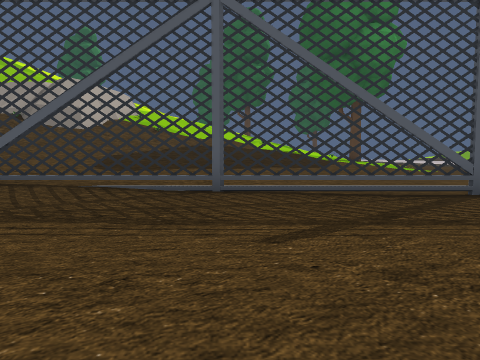
View 1 (above)

24 first-person views from a walk through a 3-D level made in the Unity game engine. The camera is 1.3 m above the floor, tilts 4° down and sees 70° across. Doors are open. The floor is counted in squares, 2 m on a side. Each view is taken from the middle of a square. On the plan, view 1 faces up. The plan holds only what a view shows up to about 10 squares ahead; the rest is blank. The place goes on beyond the plan. The player character is not drawn. Some animated figures are left out. Some surface patterns are stand-ins.

View 2
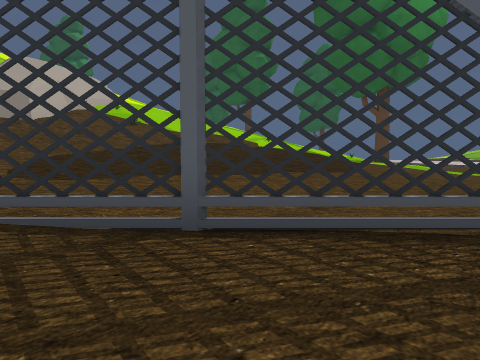

View 3
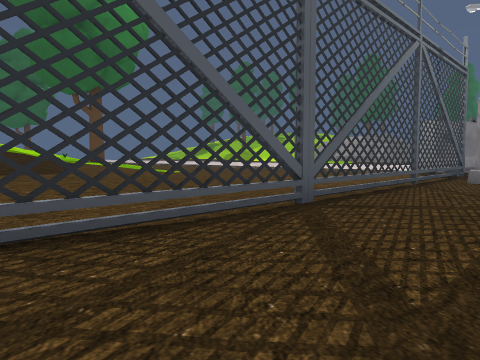

View 4
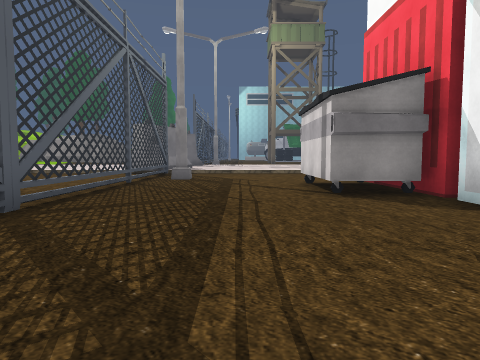

View 5
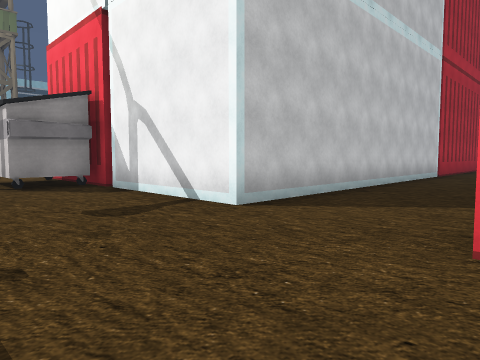

View 6
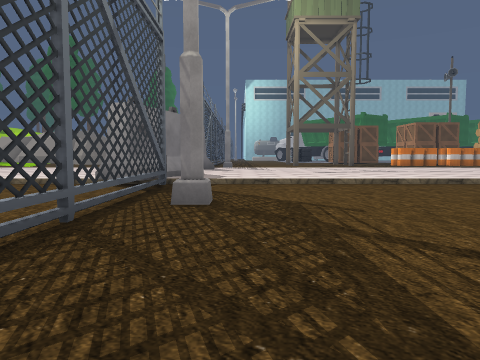

View 7
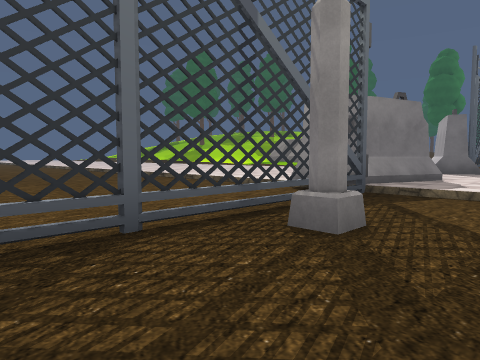

View 8
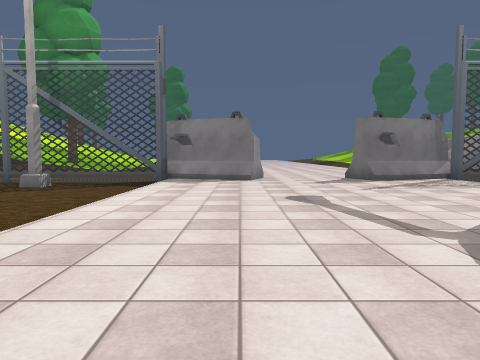

View 9
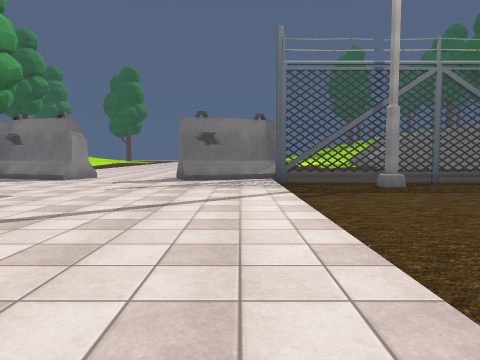

View 10
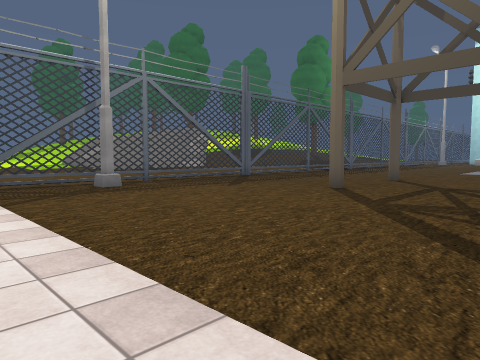

View 11
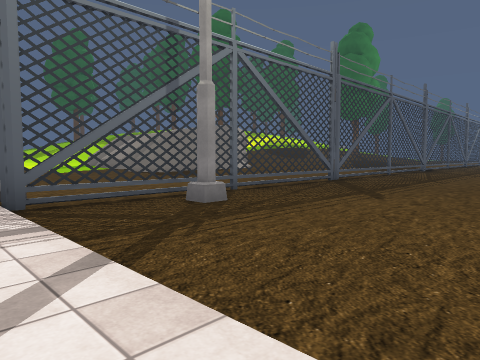

View 12
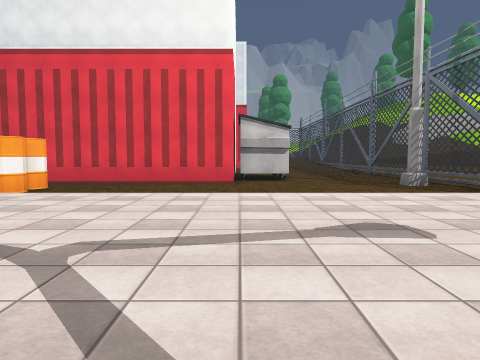

View 13
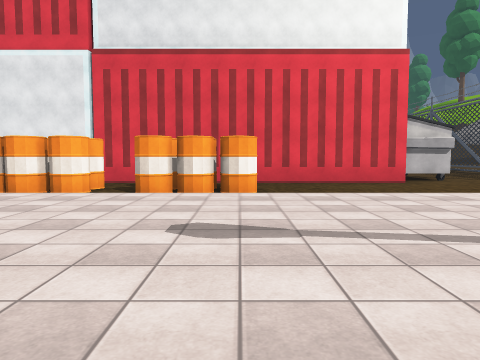

View 14
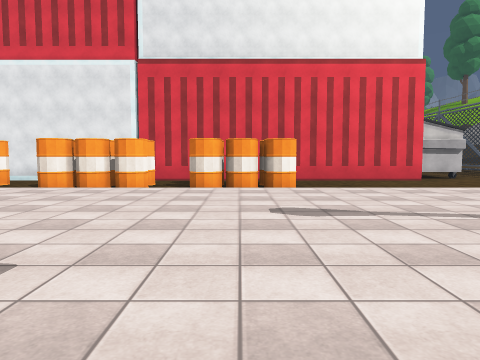

View 15
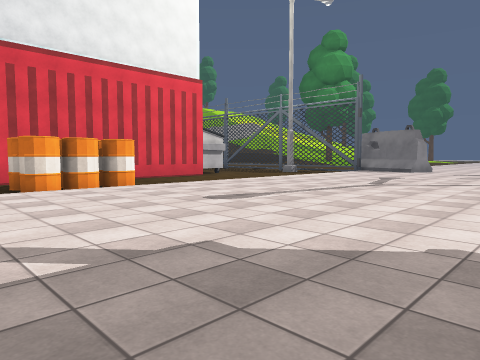

View 16
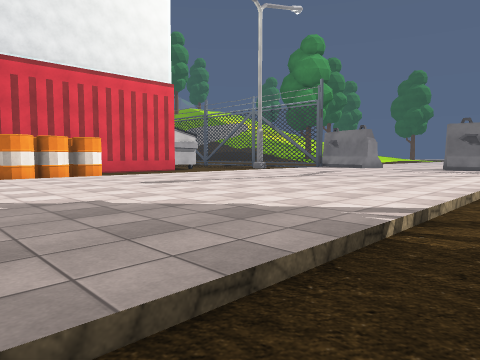

View 17
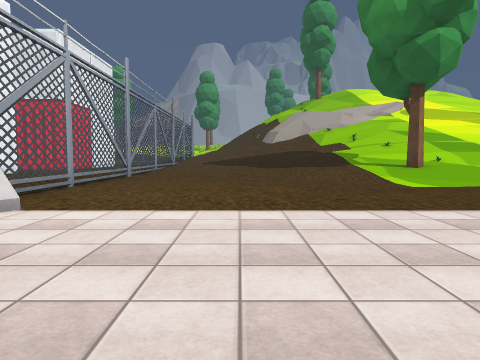

View 18
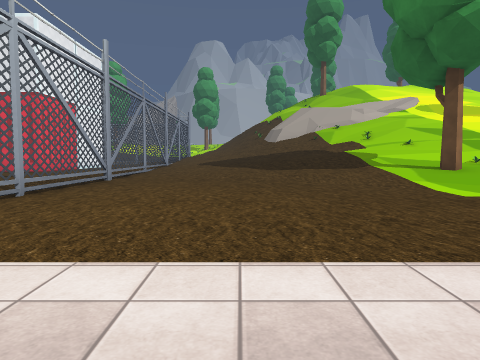

View 19
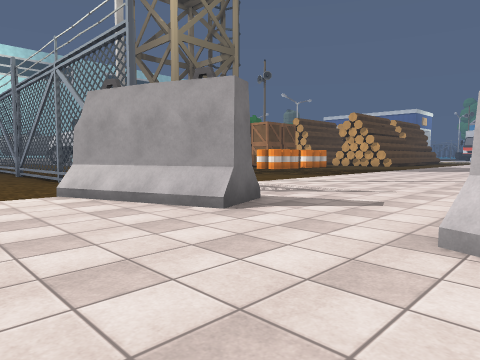

View 20
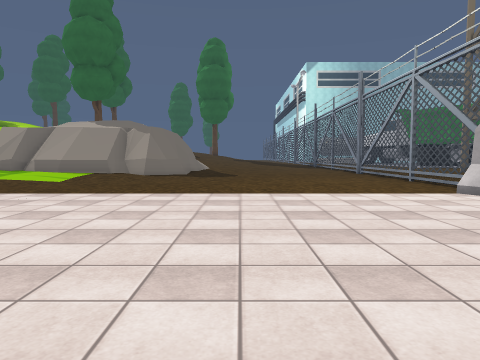

View 21
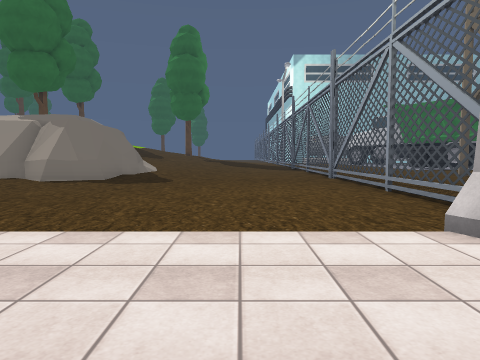

View 22
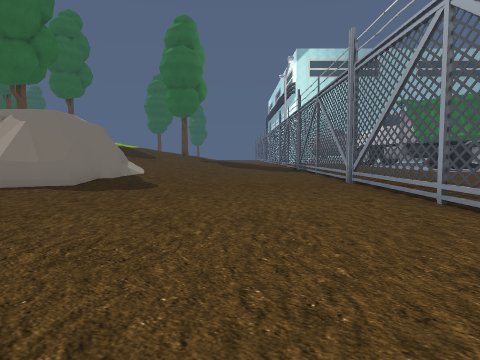

View 23
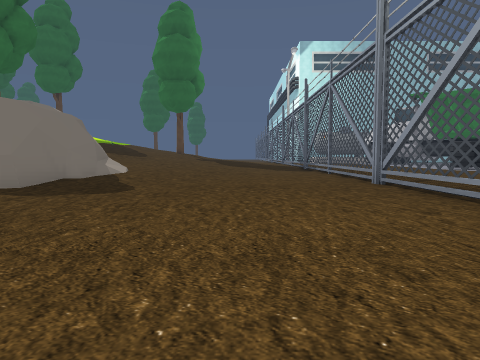

View 24
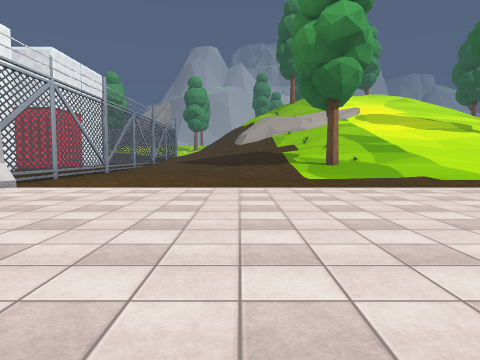

### Floor plan
Key: @ floor where view 1 was taken; # wall or solid block; . main floor; : floor 0.25 m higher than the main floor; / step, stairs or slope; = window, fence, low wall or low ledge; ^ raised ledge; T thing the floor can be seen under or through; R tree; O other object.
Columns run from 6 left of view 1 to 32 right of it. Each row starts with its distance up from view 1.
 16            R//...../::      ....  ^
 15            ///...../:::   :/.....:^
 14         // ///...../:::::::/......#####
 13 /////////////....../:::::::/.......////
 12 =//// //////......./:::::::/.........:/
 11 ///////////......../:::::::/...........
 10 ///////////......../:::::::/...........
  9 //////////........./:::::::/...........
  8 ////////:........../:::::::/...........
  7  //////............#O:::::/#...........
  6   #/##TTTTTTTTTT.TT##O::OO#TTTTTTTTT###
  5   :::...........T..///:::O:/..........
  4    ................/:::::::/..........
  3     .............../:::::::/..........
  2     .............../:::::::/..........
  1     ........##O..../:::::::/........
  0     #.@.....###..../:::::::/......#..
 -1      ...##### ##.../:::::::/..........
 -2      ...#      #.../:::::::/..........
 -3      ...#      #.../:::::::/......
 -4      ...#      #.../:::::::/..
 -5      ...#      #.OO/:::::::/
 -6       ..#      #.OO/:::::::/.
 -7       ..#      #.OO/:::::::/.
 -8       ..#      #.../:::::::/.
 -9                # OO/:::::::/.

Positions as (right, up) in squares from view 1, and headings:
1: (0, 0), facing up
2: (0, 3), facing up
3: (0, 3), facing up-right
4: (0, 3), facing right
5: (-2, 3), facing down-right
6: (5, 4), facing right
7: (7, 3), facing up-right
8: (15, -4), facing up
9: (20, -4), facing up
10: (20, -4), facing up-right
11: (20, 0), facing up-right
12: (19, 0), facing left
13: (19, -5), facing left
14: (20, -6), facing left
15: (20, -9), facing up-left
16: (22, -9), facing up-left
17: (17, 10), facing left
18: (15, 10), facing left
19: (15, 9), facing down-right
20: (15, 11), facing right
21: (18, 9), facing right
22: (20, 9), facing right
23: (22, 9), facing right
24: (20, 12), facing left
